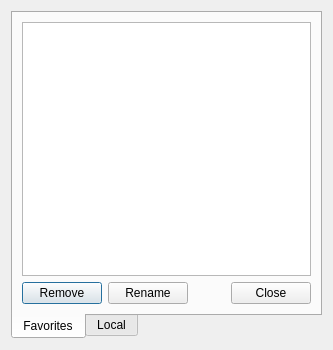
<?xml version="1.0" encoding="UTF-8"?>
<ui version="4.0">
 <class>Convolver</class>
 <widget class="QDialog" name="Convolver">
  <property name="geometry">
   <rect>
    <x>0</x>
    <y>0</y>
    <width>333</width>
    <height>350</height>
   </rect>
  </property>
  <property name="maximumSize">
   <size>
    <width>16777215</width>
    <height>350</height>
   </size>
  </property>
  <property name="windowTitle">
   <string>Convolver</string>
  </property>
  <property name="windowIcon">
   <iconset resource="../resources.qrc">
    <normaloff>:/icons/viper.png</normaloff>:/icons/viper.png</iconset>
  </property>
  <property name="sizeGripEnabled">
   <bool>false</bool>
  </property>
  <layout class="QVBoxLayout" name="verticalLayout">
   <item>
    <widget class="QTabWidget" name="tabWidget">
     <property name="tabPosition">
      <enum>QTabWidget::South</enum>
     </property>
     <property name="currentIndex">
      <number>0</number>
     </property>
     <widget class="QWidget" name="tab_2">
      <attribute name="title">
       <string>Favorites</string>
      </attribute>
      <layout class="QVBoxLayout" name="verticalLayout_3">
       <item>
        <widget class="QListWidget" name="favorites"/>
       </item>
       <item>
        <layout class="QHBoxLayout" name="horizontalLayout_3">
         <property name="bottomMargin">
          <number>0</number>
         </property>
         <item>
          <widget class="QPushButton" name="fav_remove">
           <property name="minimumSize">
            <size>
             <width>0</width>
             <height>0</height>
            </size>
           </property>
           <property name="maximumSize">
            <size>
             <width>16777215</width>
             <height>16777215</height>
            </size>
           </property>
           <property name="layoutDirection">
            <enum>Qt::LeftToRight</enum>
           </property>
           <property name="text">
            <string>Remove</string>
           </property>
           <property name="default">
            <bool>true</bool>
           </property>
          </widget>
         </item>
         <item>
          <widget class="QPushButton" name="fav_rename">
           <property name="text">
            <string>Rename</string>
           </property>
          </widget>
         </item>
         <item>
          <spacer name="horizontalSpacer_2">
           <property name="orientation">
            <enum>Qt::Horizontal</enum>
           </property>
           <property name="sizeHint" stdset="0">
            <size>
             <width>40</width>
             <height>20</height>
            </size>
           </property>
          </spacer>
         </item>
         <item>
          <widget class="QPushButton" name="closeA">
           <property name="text">
            <string>Close</string>
           </property>
          </widget>
         </item>
        </layout>
       </item>
      </layout>
     </widget>
     <widget class="QWidget" name="tab">
      <attribute name="title">
       <string>Local</string>
      </attribute>
      <layout class="QVBoxLayout" name="verticalLayout_2">
       <item>
        <layout class="QHBoxLayout" name="horizontalLayout">
         <property name="spacing">
          <number>6</number>
         </property>
         <property name="bottomMargin">
          <number>0</number>
         </property>
         <item>
          <widget class="QLineEdit" name="path"/>
         </item>
         <item>
          <widget class="QPushButton" name="reload">
           <property name="maximumSize">
            <size>
             <width>70</width>
             <height>16777215</height>
            </size>
           </property>
           <property name="text">
            <string>Reload</string>
           </property>
          </widget>
         </item>
         <item>
          <widget class="QPushButton" name="fileSelect">
           <property name="maximumSize">
            <size>
             <width>35</width>
             <height>16777215</height>
            </size>
           </property>
           <property name="text">
            <string>...</string>
           </property>
          </widget>
         </item>
        </layout>
       </item>
       <item>
        <widget class="QListWidget" name="files"/>
       </item>
       <item>
        <layout class="QHBoxLayout" name="horizontalLayout_2">
         <property name="bottomMargin">
          <number>0</number>
         </property>
         <item>
          <widget class="QPushButton" name="fav_add">
           <property name="minimumSize">
            <size>
             <width>115</width>
             <height>0</height>
            </size>
           </property>
           <property name="maximumSize">
            <size>
             <width>16777215</width>
             <height>16777215</height>
            </size>
           </property>
           <property name="layoutDirection">
            <enum>Qt::LeftToRight</enum>
           </property>
           <property name="text">
            <string>Add to favorites</string>
           </property>
           <property name="default">
            <bool>true</bool>
           </property>
          </widget>
         </item>
         <item>
          <spacer name="horizontalSpacer">
           <property name="orientation">
            <enum>Qt::Horizontal</enum>
           </property>
           <property name="sizeHint" stdset="0">
            <size>
             <width>40</width>
             <height>20</height>
            </size>
           </property>
          </spacer>
         </item>
         <item>
          <widget class="QPushButton" name="closeB">
           <property name="text">
            <string>Close</string>
           </property>
          </widget>
         </item>
        </layout>
       </item>
      </layout>
     </widget>
    </widget>
   </item>
  </layout>
 </widget>
 <tabstops>
  <tabstop>path</tabstop>
  <tabstop>reload</tabstop>
  <tabstop>fileSelect</tabstop>
  <tabstop>fav_add</tabstop>
 </tabstops>
 <resources>
  <include location="../resources.qrc"/>
 </resources>
 <connections/>
</ui>
